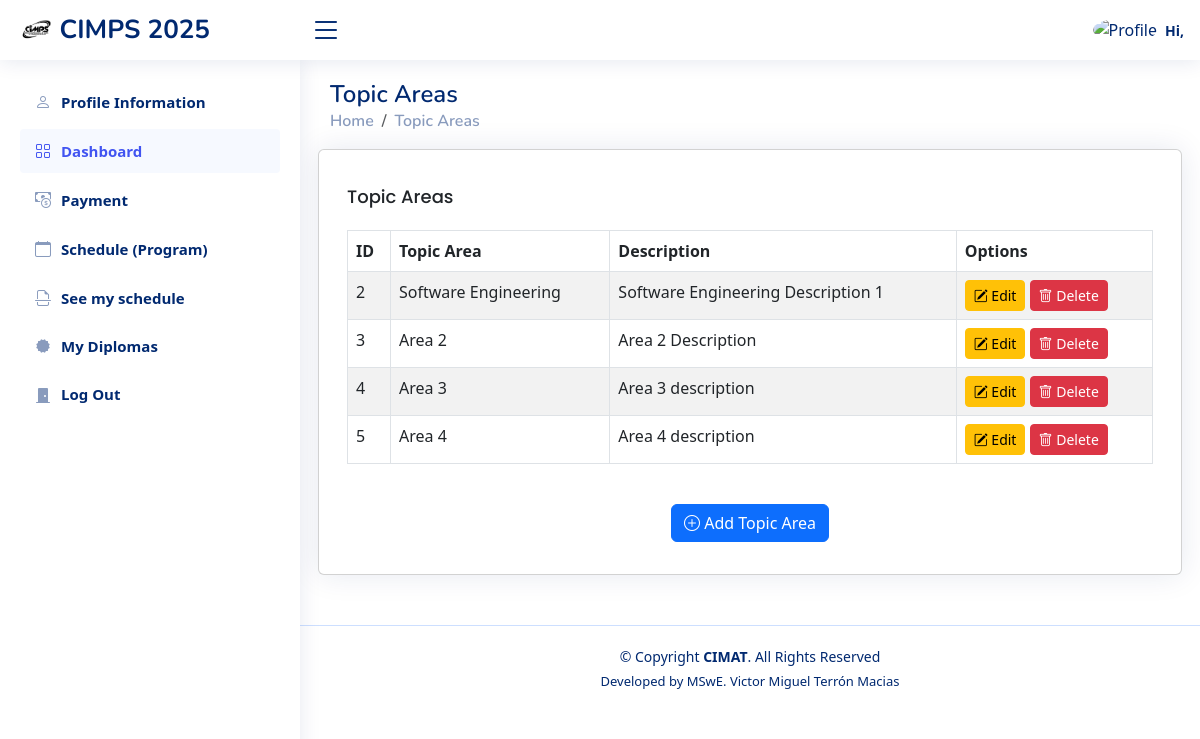
Screenshot of /topicsArea/ (signed in) with the database file from the repository.
### mainApplication/models.py (models this page shows, shortened)
class TopicArea(models.Model):
    name = models.CharField(max_length=100, unique=True)
    description = models.TextField(blank=True, null=True)

### mainApplication/views.py (the view)
# urls.py: path('topicsArea/', views.topics, name='topicsArea'),#para borrar archivos del banner
@superuser_required
def topics(request):
    topics = TopicArea.objects.all()
    if request.method == 'POST':
        form = TopicAreaForm(request.POST)
        if form.is_valid():
            form.save()
            return redirect('topicsArea')
    else:
        form = TopicAreaForm()
    context = {
        'topics': topics,
        'form': form
    }
    return render(request, 'topicArea.html', context)

### mainApplication/templates/topicArea.html (shortened to what this page needs)
{% load static %}{% load socialaccount %}
<!DOCTYPE html>
<html lang="en">
<head>
  <link href="{% static 'assets/vendor/bootstrap/css/bootstrap.min.css'%}" rel="stylesheet">
  <link href="{% static 'assets/vendor/bootstrap-icons/bootstrap-icons.css'%}" rel="stylesheet">
  <link href="{% static 'assets/vendor/boxicons/css/boxicons.min.css'%}" rel="stylesheet">
  <link href="{% static 'assets/vendor/quill/quill.snow.css'%}" rel="stylesheet">
  <link href="{% static 'assets/vendor/quill/quill.bubble.css'%}" rel="stylesheet">
  <link href="{% static 'assets/vendor/remixicon/remixicon.css'%}" rel="stylesheet">
  <link href="{% static 'assets/vendor/simple-datatables/style.css'%}" rel="stylesheet">
  <link href="{% static 'assets/css/style.css'%}" rel="stylesheet">
<link href="https://cdn.jsdelivr.net/npm/bootstrap@5.3.0/dist/css/bootstrap.min.css" rel="stylesheet">
<link href="https://cdn.jsdelivr.net/npm/bootstrap@5.3.0/dist/css/bootstrap.min.css" rel="stylesheet">
</head>
<body>
  <header id="header" class="header fixed-top d-flex align-items-center">
    <div class="d-flex align-items-center justify-content-between">
      <a href="{{request.scheme}}://{{ request.get_host }}/dashboard/" style="text-decoration: none;" class="logo d-flex align-items-center">
        <img src="{% static 'images/black_logo.png' %}" alt="">
        <span class="d-none d-lg-block">CIMPS {% now 'Y' %}</span>
      </a>
      <i class="bi bi-list toggle-sidebar-btn"></i>
    </div>
    <nav class="header-nav ms-auto">
      <ul class="d-flex align-items-center">
        <li class="nav-item dropdown pe-3">
          <a class="nav-link nav-profile d-flex align-items-center pe-0" href="#" data-bs-toggle="dropdown">
            <img src="{{ user.socialaccount_set.all.0.get_avatar_url }}" alt="Profile" class="rounded-circle">
            <span class="d-none d-md-block  ps-2">Hi, {{ user.socialaccount_set.all.0.extra_data.name }}</span>
          </a>
        </li>
      </ul>
    </nav>
  </header>
    <aside id="sidebar" class="sidebar">
      <ul class="sidebar-nav" id="sidebar-nav">
        <li class="nav-item">
          <a class="nav-link collapsed" href="{% url 'complete_profile'%}">
            <i class="bi bi-person"></i>
            <span>Profile Information</span>
          </a>
        </li>
          <a class="nav-link " href="{% url 'dashboard' %}">
            <i class="bi bi-grid"></i>
            <span>Dashboard</span>
          </a>
        <a class="nav-link collapsed" href="{% url 'payment' %}">
            <i class="bi bi-cash-coin"></i>
            <span>Payment</span>
          </a>
      <a class="nav-link collapsed" href="{% url 'schedule' %}">
        <i class="bi bi-calendar"></i>
        <span>Schedule (Program)</span>
      </a>
      <a class="nav-link collapsed" href="{% url 'seeMySchedule' %}">
        <i class="bi bi-file-earmark-break"></i>
        <span>See my schedule</span>
      </a>
          <a class="nav-link collapsed" href="{% url 'seeMyDiplomas' %}">
            <i class="bx bxs-certification"></i>
            <span>My Diplomas</span>
          </a>
          <a class="nav-link collapsed" href="{% url 'account_logout' %}">
            <i class="bi bi-door-closed-fill"></i>
            <span>Log Out</span>
          </a>
      </ul>
    </aside>
  <main id="main" class="main">
    <div class="pagetitle">
      <h1>Topic Areas</h1>
      <nav>
        <ol class="breadcrumb">
          <li class="breadcrumb-item"><a href="#" style="text-decoration: none;">Home</a></li>
          <li class="breadcrumb-item active"><a href="#" style="text-decoration: none;">Topic Areas</a></li>
        </ol>
      </nav>
    </div>
    <section class="section dashboard">
      <div class="row">
        <div class="col-lg-12">
          <div class="row">
            <div class="card">
              <div class="card-body">
                <h5 class="card-title">Topic Areas</h5>
                {% if topics %}
                <div class="table-responsive">
                    <table class="table table-striped table-bordered">
                        <thead class="thead-dark">
                            <tr>
                                <th>ID</th>
                                <th>Topic Area</th>
                                <th>Description</th>
                                <th>Options</th>
                            </tr>
                        </thead>
                        <tbody>
                            {% for topic in topics %}
                            <tr>
                                <td>{{ topic.id }}</td>
                                <td>{{ topic.name }}</td>
                                <td>{{ topic.description }}</td>
                                <td>
                                    <a href="{% url 'topicsAreaEdit' topic.id %}" class="btn btn-sm btn-warning">
                                        <i class="bi bi-pencil-square"></i> Edit
                                    </a>
                                    <button class="btn btn-sm btn-danger" onclick="confirmDelete({{ topic.id }})">
                                        <i class="bi bi-trash"></i> Delete
                                    </button>
                                </td>
                            </tr>
                            {% empty %}
                            <tr>
                                <td colspan="4" class="text-center">No topic area assigned.</td>
                            </tr>
                            {% endfor %}
                        </tbody>
                    </table>
                </div>
                {% else %}
                <p style="text-align: center;">Actually you don't have any topic area assigned. Please, fill the form below to assign a topic area.</p>
                {% endif %}
                <div class="container mt-4">
                    <div class="d-flex justify-content-center">
                        <button id="showFormButton" class="btn btn-primary mb-3">
                            <i class="bi bi-plus-circle"></i> Add Topic Area
                        </button>
                    </div>
                </div>
              </div>
            </div>
        </div>
      </div>
    </section>
  </main>
  <footer id="footer" class="footer">
    <div class="copyright">
      &copy; Copyright <strong><span>CIMAT</span></strong>. All Rights Reserved
    </div>
    <div class="credits">
      Developed by MSwE. Victor Miguel Terrón Macias
    </div>
  </footer>
</body>
</html>

### mainApplication/static/assets/css/style.css (style rules this page uses)
:root { scroll-behavior: smooth; }
body { font-family: "Open Sans", sans-serif; background: #f6f9ff; color: #444444; }
a { color: #4154f1; text-decoration: none; }
h1, h2, h3, h4, h5, h6 { font-family: "Nunito", sans-serif; }
#main { margin-top: 60px; padding: 20px 30px; transition: all 0.3s; }
.pagetitle { margin-bottom: 10px; }
.pagetitle h1 { font-size: 24px; margin-bottom: 0; font-weight: 600; color: #012970; }
.card { margin-bottom: 30px; border: none; border-radius: 5px; box-shadow: 0px 0 30px rgba(1, 41, 112, 0.1); }
.card-title { padding: 20px 0 15px 0; font-size: 18px; font-weight: 500; color: #012970; font-family: "Poppins", sans-serif; }
.card-body { padding: 0 20px 20px 20px; }
.breadcrumb { font-size: 14px; font-family: "Nunito", sans-serif; color: #899bbd; font-weight: 600; }
.breadcrumb a { color: #899bbd; transition: 0.3s; }
.breadcrumb .breadcrumb-item::before { color: #899bbd; }
.breadcrumb .active { color: #51678f; font-weight: 600; }
.logo { line-height: 1; }
@media (min-width: 1200px) { .logo { width: 280px; } }
.logo img { max-height: 26px; margin-right: 6px; }
.logo span { font-size: 26px; font-weight: 700; color: #012970; font-family: "Nunito", sans-serif; }
.header { transition: all 0.5s; z-index: 997; height: 60px; box-shadow: 0px 2px 20px rgba(1, 41, 112, 0.1); background-color: #fff; padding-left: 20px; }
.header .toggle-sidebar-btn { font-size: 32px; padding-left: 10px; cursor: pointer; color: #012970; }
.header-nav ul { list-style: none; }
.header-nav>ul { margin: 0; padding: 0; }
.header-nav .nav-profile { color: #012970; }
.header-nav .nav-profile img { max-height: 36px; }
.header-nav .nav-profile span { font-size: 14px; font-weight: 600; }
.sidebar { position: fixed; top: 60px; left: 0; bottom: 0; width: 300px; z-index: 996; transition: all 0.3s; padding: 20px; overflow-y: auto; scrollbar-width: thin; scrollbar-color: #aab7cf transparent; box-shadow: 0px 0px 20px rgba(1, 41, 112, 0.1); background-color: #fff; }
@media (min-width: 1200px) { #main, #footer { margin-left: 300px; } }
.sidebar-nav { padding: 0; margin: 0; list-style: none; }
.sidebar-nav li { padding: 0; margin: 0; list-style: none; }
.sidebar-nav .nav-item { margin-bottom: 5px; }
.sidebar-nav .nav-link { display: flex; align-items: center; font-size: 15px; font-weight: 600; color: #4154f1; transition: 0.3; background: #f6f9ff; padding: 10px 15px; border-radius: 4px; }
.sidebar-nav .nav-link i { font-size: 16px; margin-right: 10px; color: #4154f1; }
.sidebar-nav .nav-link.collapsed { color: #012970; background: #fff; }
.sidebar-nav .nav-link.collapsed i { color: #899bbd; }
.footer { padding: 20px 0; font-size: 14px; transition: all 0.3s; border-top: 1px solid #cddfff; }
.footer .copyright { text-align: center; color: #012970; }
.footer .credits { padding-top: 5px; text-align: center; font-size: 13px; color: #012970; }

### rows the page displays
TopicArea: id "2", name "Software Engineering", description "Software Engineering Description 1"
TopicArea: id "3", name "Area 2", description "Area 2 Description"
TopicArea: id "4", name "Area 3", description "Area 3 description"
TopicArea: id "5", name "Area 4", description "Area 4 description"
